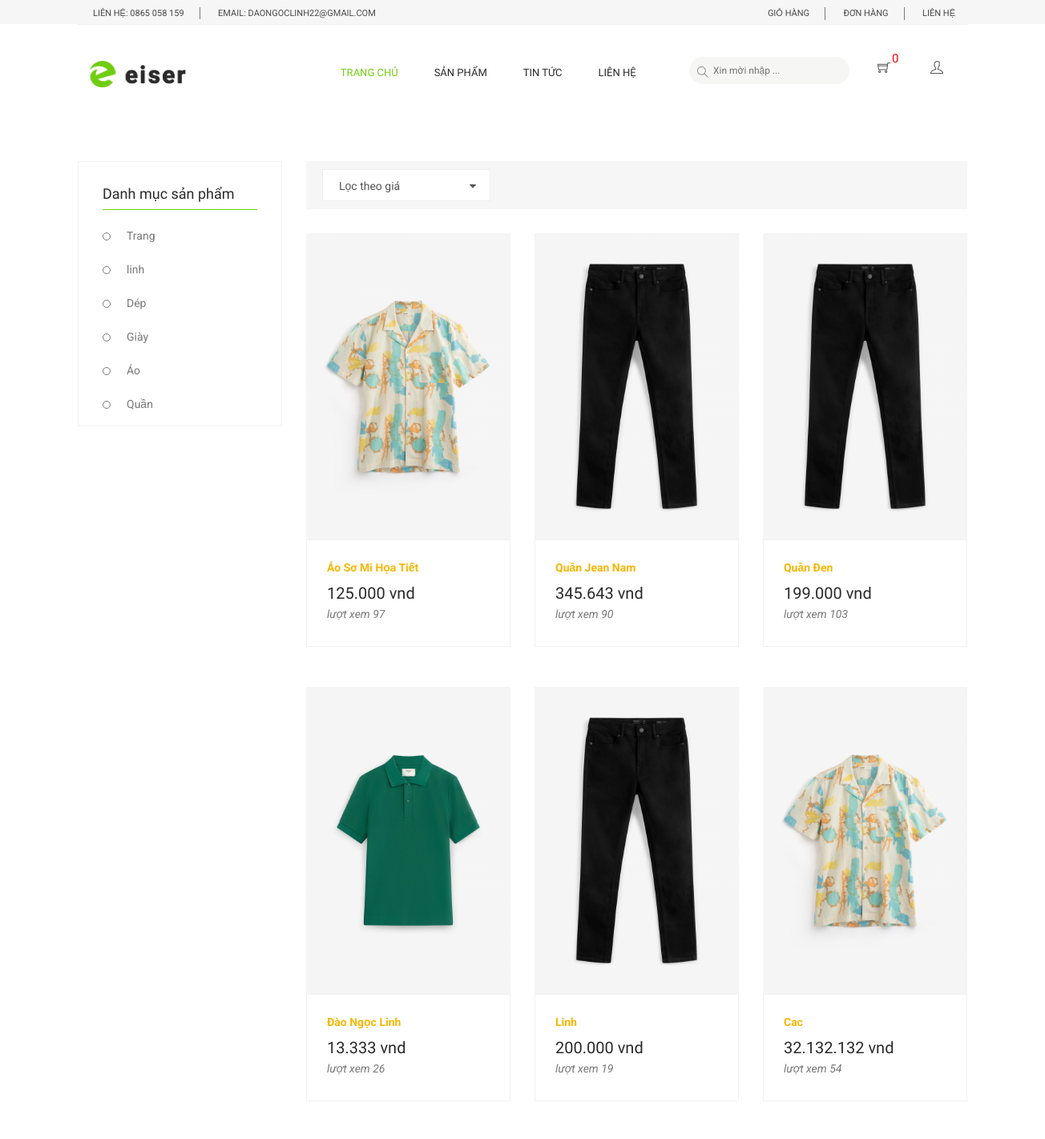
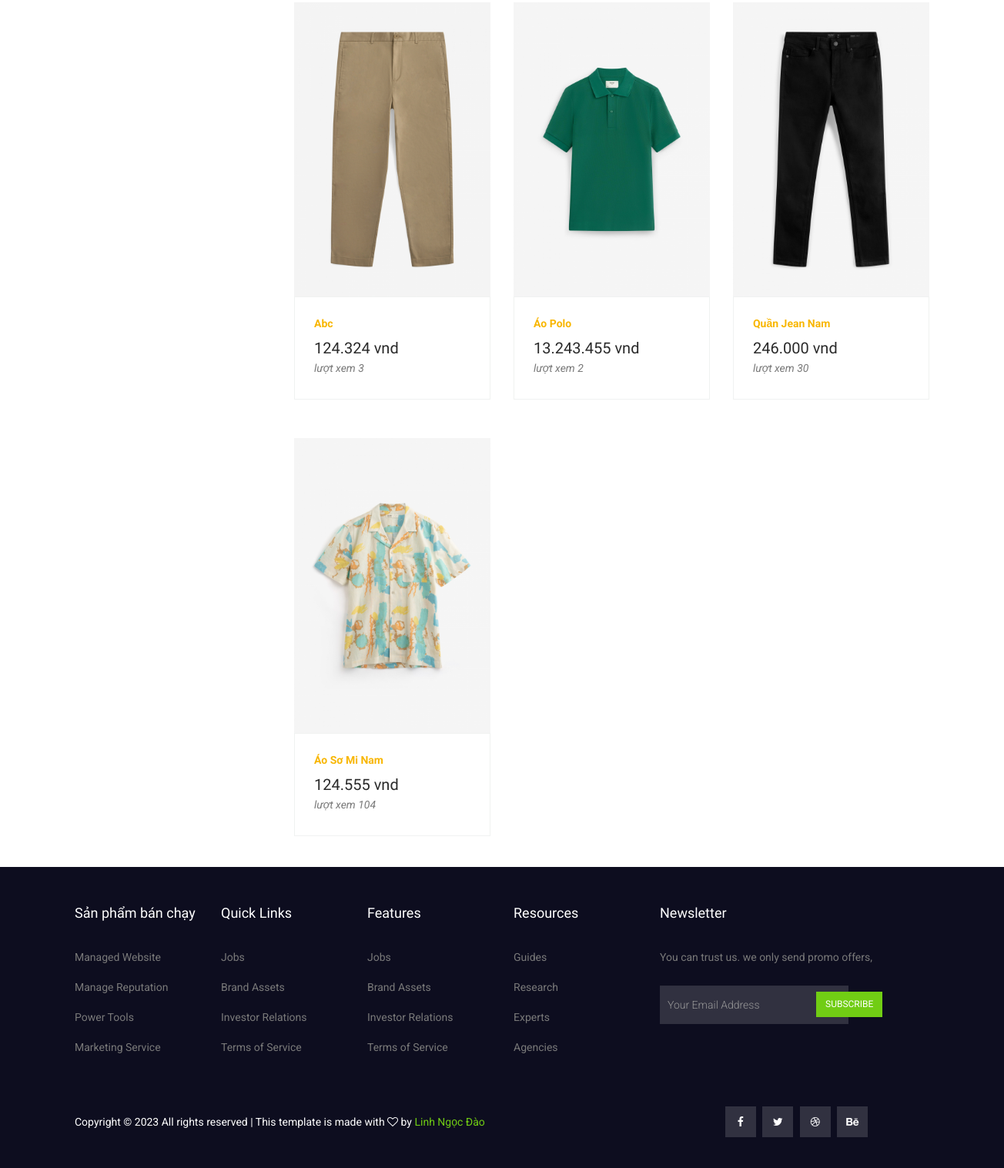
/index.php?act=product&&iddm=36, run on the app's committed database (2 pictures, top to bottom).
### tables this page shows
CREATE TABLE `sanpham` (
  `id` int(11) NOT NULL,
  `name` varchar(255) NOT NULL,
  `price` int(11) DEFAULT 0,
  `img` varchar(255) DEFAULT NULL,
  `mota` text DEFAULT NULL,
  `view` int(11) DEFAULT 0,
  `iddm` int(11) NOT NULL
);

CREATE TABLE `danhmuc` (
  `id` int(11) NOT NULL,
  `name` varchar(255) NOT NULL
);

### model/pdo.php (called while the page is built, shortened)
<?php
function pdo_get_connection()
{
    $dburl = "mysql:host=localhost;dbname=duanmau;charset=utf8";
    $username = 'root';
    $password = '';
    $conn = new PDO($dburl, $username, $password);
    $conn->setAttribute(PDO::ATTR_ERRMODE, PDO::ERRMODE_EXCEPTION);
    return $conn;
}
function pdo_query($sql)
{
    $sql_args = array_slice(func_get_args(), 1);
    try {
        $conn = pdo_get_connection();
        $stmt = $conn->prepare($sql);
        $stmt->execute($sql_args);
        $rows = $stmt->fetchAll();
        return $rows;
    } catch (PDOException $e) {
        throw $e;
    } finally {
        unset($conn);
    }
}

### model/sanpham.php (called while the page is built, shortened)
<?php
function getAll(){
    $sql = "SELECT * FROM sanpham ORDER BY id DESC";
    return pdo_query($sql);
}

### global.php (called while the page is built, shortened)
<?php
if (!function_exists('currency_format')) {
    function currency_format($number, $suffix = ' vnd') {
        if (!empty($number)) {
            return number_format($number, 0, ',', '.') . "{$suffix}";
        }
    }
}
$ROOT = '/DuAn';
?>

### model/danhmuc.php (called while the page is built, shortened)
<?php
function selectCates()
{
    $sql = "SELECT * FROM danhmuc order by id desc";
    $listCates = pdo_query($sql);
    return $listCates;
}

### view/products.php (the view, shortened to what this page needs)
<section class="cat_product_area section_gap">
  <div class="container">
    <div class="row flex-row-reverse">
      <div class="col-lg-9">
        <div class="product_top_bar">
          <div class="left_dorp">
          </div>
        </div>
        <div class="latest_product_inner">
          <div class="row">
          <?php
  $productHot = getAll();
  foreach ($productHot as $key => $cac) {
    $linksp = "index.php?act=detailProduct&id=" . $cac['id'];
    echo '
        <div class="col-lg-4 col-md-6">
        <div class="single-product">
          <div class="product-img">
            <img class="img-fluid w-100" src="' . $ROOT . '../public/image/' . $cac['img'] . '" alt="" />
            <div class="p_icon">
              <a href="'.$linksp.'">
                <i class="ti-eye"></i>
              </a>
            </div>
          </div>
          <div class="product-btm">
            <a href="#" class="d-block">
              <b class="pritext text-capitalize ">' . $cac['name'] . '</b>
            </a>
            <div class="mt-3">
              <span class="mr-4">' . currency_format($cac['price']) . '</span> <br>
              <p class="font-italic">lượt xem ' . $cac['view'] . '</p>
            </div>
          </div>
        </div>
        </div>
   ';
  }
  ?>
          </div>
        </div>
      </div>
      <div class="col-lg-3">
        <div class="left_sidebar_area">
          <aside class="left_widgets p_filter_widgets">
            <div class="l_w_title">
              <h3>Danh mục sản phẩm</h3>
            </div>
            <div class="widgets_inner">
              <ul class="list">
                <?php
                    $listCates = selectCates();
                    foreach ($listCates as $key => $value) {
                        echo ' <li >
                        <a href="index.php?act=product&&iddm='.$value['id'].'">'.$value['name'].'</a>
                        </li>
                       ';
                    }
                    ?>
              </ul>
            </div>
          </aside>
        </div>
      </div>
    </div>
  </div>
</section>

### index.php (shortened to what this page needs)
<!DOCTYPE html>
<html lang="en">
<head>
    <link rel="stylesheet" href="sweetalert2.min.css">
</head>
<body>
</body>
</html>
<?php
include "model/pdo.php";
include "model/sanpham.php";
include "view/header.php";
include "global.php";
if ((isset($_GET['act']))) {
    $act = $_GET['act'];
    switch ($act) {
        case 'product':
            include "view/products.php";
            break;
    }
} else {
    include "view/home.php";
}
include "view/footer.php"
?>

### view/header.php (shortened to what this page needs)
<?php
include "model/danhmuc.php";
?>
<!DOCTYPE html>
<html lang="en">
<head>
  <link rel="stylesheet" href="public/css/bootstrap.css">
  <link rel="stylesheet" href="public/vendors/linericon/style.css">
  <link rel="stylesheet" href="public/css/font-awesome.min.css">
  <link rel="stylesheet" href="public/css/themify-icons.css">
  <link rel="stylesheet" href="public/css/flaticon.css">
  <link rel="stylesheet" href="public/vendors/owl-carousel/owl.carousel.min.css">
  <link rel="stylesheet" href="public/vendors/lightbox/simpleLightbox.css">
  <link rel="stylesheet" href="public/vendors/nice-select/css/nice-select.css">
  <link rel="stylesheet" href="public/vendors/animate-css/animate.css">
  <link rel="stylesheet" href="public/vendors/jquery-ui/jquery-ui.css">
  <link rel="stylesheet" href="https://cdnjs.cloudflare.com/ajax/libs/font-awesome/6.4.0/css/all.min.css">
  <link href="//netdna.bootstrapcdn.com/bootstrap/3.1.0/css/bootstrap.min.css" rel="stylesheet" id="bootstrap-css">
  <link href="//netdna.bootstrapcdn.com/font-awesome/4.0.3/css/font-awesome.css" rel="stylesheet">
  <link rel="stylesheet" href="public/css/style.css">
  <link rel="stylesheet" href="public/css/responsive.css">
</head>
<body>
  <header class="header_area">
    <div class="top_menu">
      <div class="container">
        <div class="row">
          <div class="col-lg-7">
            <div class="float-left">
              <p>Liên hệ: 0865 058 159</p>
              <p>email: daongoclinh22@gmail.com</p>
            </div>
          </div>
          <div class="col-lg-5">
            <div class="float-right">
              <ul class="right_side">
                <li>
                  <a href="?act=addcart">
                    Giỏ hàng
                  </a>
                </li>
                <li>
                  <a href="tracking.html">
                    Đơn hàng
                  </a>
                </li>
                <li>
                  <a href="contact.html">
                    Liên hệ
                  </a>
                </li>
              </ul>
            </div>
          </div>
        </div>
      </div>
    </div>
    <div class="main_menu">
      <div class="container">
        <nav class="navbar navbar-expand-lg navbar-light w-100">
          <a class="navbar-brand logo_h" href="?act=/">
            <img src="public/image/logo.png" alt="" />
          </a>
          <div class="collapse navbar-collapse offset w-100" id="navbarSupportedContent">
            <div class="row w-100 mr-0">
              <div class="menu_header col-lg-7 pr-0">
                <ul class="nav navbar-nav center_nav pull-right">
                  <li class="nav-item active">
                    <a class="nav-link" href="index.php">Trang chủ</a>
                  </li>
                  <li class="nav-item submenu ">
                    <a href="index.php?act=product" class="nav-link" role="button" aria-haspopup="true" aria-expanded="false">Sản phẩm</a>
                      <?php
                      $listCates = selectCates();
                      ?>
                  </li>
                  <li class="nav-item submenu">
                    <a href="index.php?act=news" class="nav-link" role="button" aria-haspopup="true" aria-expanded="false">Tin tức</a>
                  </li>
                  <li class="nav-item">
                    <a class="nav-link" href="index.php?act=contact">Liên hệ</a>
                  </li>
                </ul>
              </div>
              <div class="col-lg-5 pr-0">
                <ul class="nav navbar-nav navbar-right right_nav pull-right">
                  <li class="nav-item">
                    <form method="POST">
                      <div class="input">
                        <input type="text" placeholder="Xin mời nhập ..." name="key_search" id="key">
                      </div>
                      <div class="icon">
                        <i class="ti-search" aria-hidden="true"></i>
                      </div>
                    </form>
                  </li>
                  <li class="nav-item">
                    <a href="index.php?act=addcart" class="icons">
                      <i class="ti-shopping-cart"></i>
                      <?php
                    if(isset($_SESSION['mycart'])) {
                        echo '<span class="cart-quantity">'.count($_SESSION['mycart']).'</span>';
                    }
                    ?>
                    </a>
                  </li>
                  <li class="nav-item submenu">
                    <a href="index.php?act=signin" class="icons">
                      <i class="ti-user" aria-hidden="true"></i>
                    </a>
                  </li>
                </ul>
              </div>
            </div>
          </div>
        </nav>
      </div>
    </div>
  </header>

### view/footer.php (shortened to what this page needs)
<footer class="footer-area section_gap">
    <div class="container">
      <div class="row">
        <div class="col-lg-2 col-md-6 single-footer-widget">
          <h4>Sản phẩm bán chạy</h4>
          <ul>
            <li><a href="#">Managed Website</a></li>
            <li><a href="#">Manage Reputation</a></li>
            <li><a href="#">Power Tools</a></li>
            <li><a href="#">Marketing Service</a></li>
          </ul>
        </div>
        <div class="col-lg-2 col-md-6 single-footer-widget">
          <h4>Quick Links</h4>
          <ul>
            <li><a href="#">Jobs</a></li>
            <li><a href="#">Brand Assets</a></li>
            <li><a href="#">Investor Relations</a></li>
            <li><a href="#">Terms of Service</a></li>
          </ul>
        </div>
        <div class="col-lg-2 col-md-6 single-footer-widget">
          <h4>Features</h4>
          <ul>
            <li><a href="#">Jobs</a></li>
            <li><a href="#">Brand Assets</a></li>
            <li><a href="#">Investor Relations</a></li>
            <li><a href="#">Terms of Service</a></li>
          </ul>
        </div>
        <div class="col-lg-2 col-md-6 single-footer-widget">
          <h4>Resources</h4>
          <ul>
            <li><a href="#">Guides</a></li>
            <li><a href="#">Research</a></li>
            <li><a href="#">Experts</a></li>
            <li><a href="#">Agencies</a></li>
          </ul>
        </div>
        <div class="col-lg-4 col-md-6 single-footer-widget">
          <h4>Newsletter</h4>
          <p>You can trust us. we only send promo offers,</p>
          <div class="form-wrap" id="mc_embed_signup">
            <form target="_blank"
              action="https://spondonit.us12.list-manage.com/subscribe/post?u=1462626880ade1ac87bd9c93a&amp;id=92a4423d01"
              method="get" class="form-inline">
              <input class="form-control" name="EMAIL" placeholder="Your Email Address" onfocus="this.placeholder = ''"
                onblur="this.placeholder = 'Your Email Address '" required="" type="email">
              <button class="click-btn btn btn-default">Subscribe</button>
            </form>
          </div>
        </div>
      </div>
      <div class="footer-bottom row align-items-center">
        <p class="footer-text m-0 col-lg-8 col-md-12">
          Copyright &copy;
          <script>document.write(new Date().getFullYear());</script> All rights reserved | This template is made with <i
            class="fa fa-heart-o" aria-hidden="true"></i> by <a href="#" target="_blank">Linh Ngọc Đào</a>
        </p>
        <div class="col-lg-4 col-md-12 footer-social">
          <a href="#"><i class="fa fa-facebook"></i></a>
          <a href="#"><i class="fa fa-twitter"></i></a>
          <a href="#"><i class="fa fa-dribbble"></i></a>
          <a href="#"><i class="fa fa-behance"></i></a>
        </div>
      </div>
    </div>
  </footer>
</body>
</html>

### view/header.php (style rules this page uses)
.logo_h img { width: 120px !important; }
.logo_h { padding-bottom: 35px !important; }
.menu_header { padding-top: 20px !important; }
.cart-quantity { font-size: 15px; position: absolute; top: 0; padding: 2px; color: red; text-align: center; border-radius: 50%; }
.nav-item { position: relative; }

### data on the page
sanpham: img (picture), name "Áo Sơ Mi Họa Tiết", price "125.000 vnd", view "97"
sanpham: img (picture), name "Quần Jean Nam", price "345.643 vnd", view "90"
sanpham: img (picture), name "Quần Đen", price "199.000 vnd", view "103"
sanpham: img (picture), name "Đào Ngọc Linh", price "13.333 vnd", view "26"
sanpham: img (picture), name "Linh", price "200.000 vnd", view "19"
sanpham: img (picture), name "Cac", price "32.132.132 vnd", view "54"
sanpham: img (picture), name "Abc", price "124.324 vnd", view "3"
sanpham: img (picture), name "Áo Polo", price "13.243.455 vnd", view "2"
sanpham: img (picture), name "Quần Jean Nam", price "246.000 vnd", view "30"
sanpham: img (picture), name "Áo Sơ Mi Nam", price "124.555 vnd", view "104"
danhmuc: name "Trang"
danhmuc: name "linh"
danhmuc: name "Dép"
danhmuc: name "Giày"
danhmuc: name "Áo"
danhmuc: name "Quần"

### other printed values
count($_SESSION['mycart']) "0"
